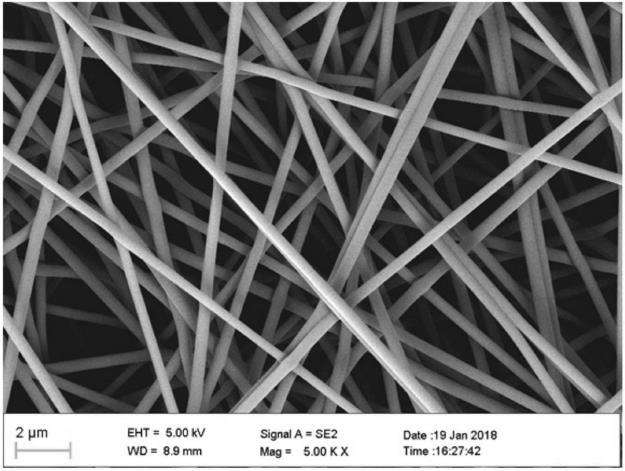
#> input picture FiberMeasurement/test2.jpg, 625 x 471 px
$ python lineDetectionOPENCV.py
#> lines starting #> are read from the running program, lines starting #| are printed output that depends on the picture; after the words box and inside, x2 and y2 are one past the last pixel; in counts of white or black regions, pixels touching at a corner belong together
import numpy as np
import math
import cv2

pic = cv2.imread("test2.jpg")
#> pic is the input picture: shape (471, 625, 3); min 0, max 255, mean 104.9
w = pic.shape[0]
#> w = 471
h = pic.shape[1]
#> h = 625

gray = cv2.cvtColor(pic, cv2.COLOR_BGR2GRAY)
equ = cv2.equalizeHist(gray)
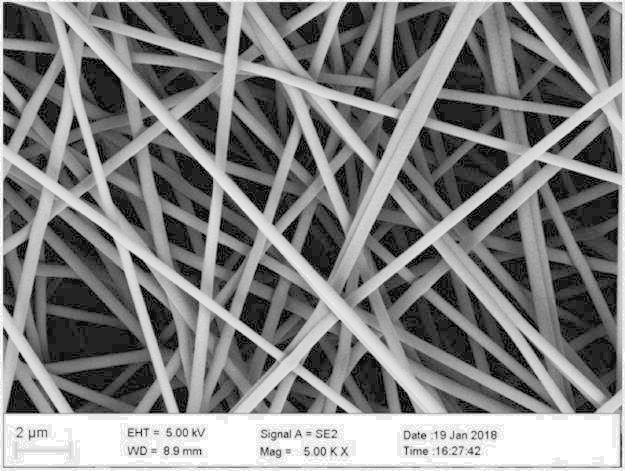
#> equ: shape (471, 625); min 0, max 255, mean 129.1
pic2 = cv2.cvtColor(equ, cv2.COLOR_GRAY2BGR)
hsv = cv2.cvtColor(pic2, cv2.COLOR_BGR2HSV)
#> hsv: shape (471, 625, 3); mean H, S, V 0, 0, 129.1
ROI = hsv[0:int(h / 2), 0:w]
#> ROI: shape (312, 471, 3); mean H, S, V 0, 0, 116.6

low_white = np.array([0, 0, 170])
high_white = np.array([255, 255, 255])

mask = cv2.inRange(ROI, low_white, high_white)
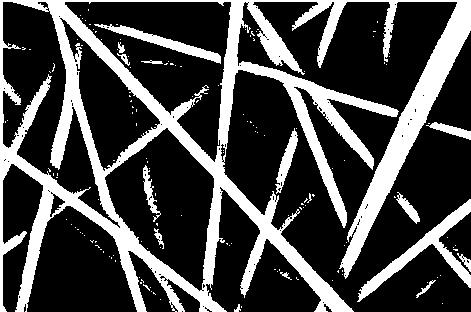
#> mask: shape (312, 471); 27.4% white; 148 white regions (133 under 20 px), largest, box (x1, y1, x2, y2) and area: (0, 0, 471, 312) 35045, (357, 199, 471, 302) 2007, (94, 24, 221, 64) 1012
# Length for lines to find
minLineLength = 150
maxLineGap = 40
lines = cv2.HoughLinesP(mask, 1, np.pi / 180, 10, minLineLength, maxLineGap)
#> lines = 133 rows, first 6: [112, 165, 172, 117], [51, 0, 352, 311], [54, 165, 76, 62], [0, 143, 223, 311], [258, 227, 336, 311], [70, 26, 163, 122]
print(lines)
#> (printed output is left out)

for i in range(len(lines)):
    x1, y1, x2, y2 = lines[i][0]
    cv2.line(pic, (x1, y1), (x2, y2), (0, 255, 0), 2)
#> this loop made 133 passes
#> (x1, y1, x2, y2) on passes 1 to 12: (112, 165, 172, 117), (51, 0, 352, 311), (54, 165, 76, 62), (0, 143, 223, 311), (258, 227, 336, 311), (70, 26, 163, 122), (0, 142, 0, 0), (344, 271, 421, 120), (239, 64, 396, 115), (407, 114, 460, 0), (414, 115, 470, 4), (421, 117, 470, 27)
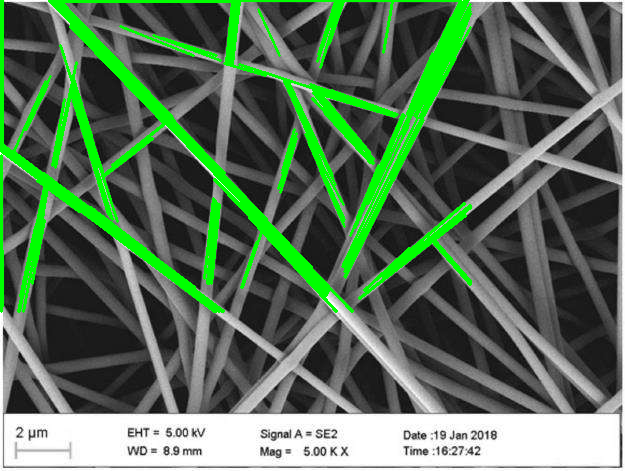
#> pic: shape (471, 625, 3); 9.41% of pixels changed, all inside (x1, y1, x2, y2) = (0, 0, 472, 313)

cv2.imshow('original', pic)
cv2.imshow('dead', mask)
cv2.waitKey(0)
